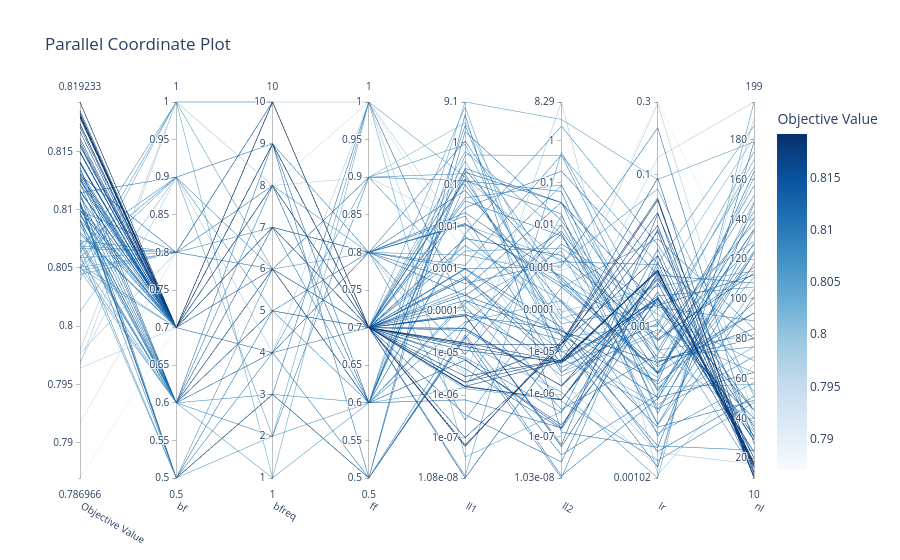

Write notebook code for a chart like this one.
### Markdown cell above
### 1.2 Parallel coordinate plot

**Задание:** постройте parallel coordinate plot для `study`. Изучите график и ответьте письменно (в markdown-ячейке ниже): какие гиперпараметры, судя по графику, слабо влияют на итоговый AUC и их можно было бы зафиксировать на разумном значении по умолчанию, чтобы сократить пространство поиска?

### Code cell
from optuna.visualization import plot_parallel_coordinate

# TODO: постройте parallel coordinate plot
fig = plot_parallel_coordinate(study)
fig.show()
